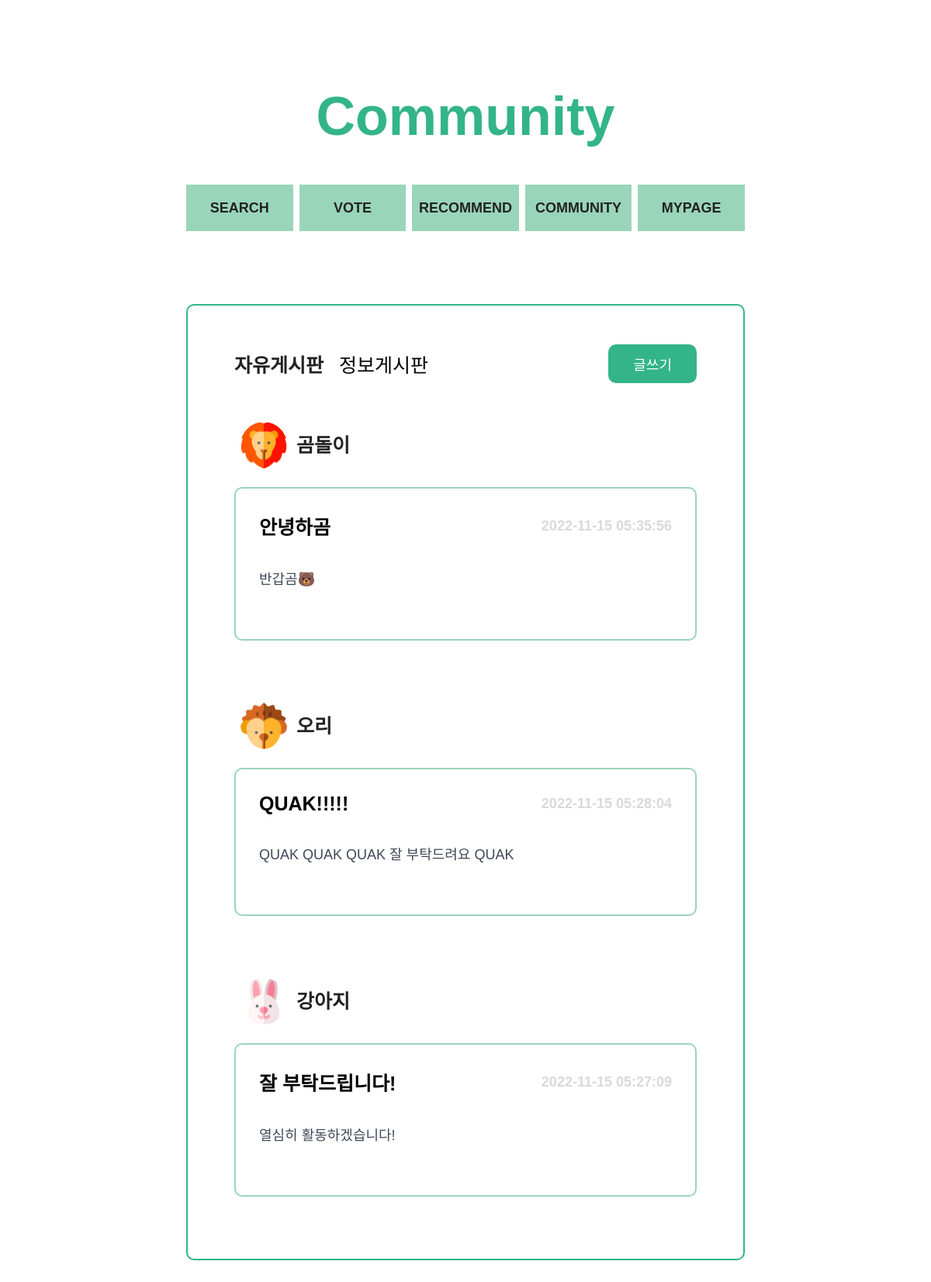
The page /pages/community/index.php on the database its author committed.
### tables this page shows
create table board (
	boardid int not null auto_increment primary key,
	userid varchar(20) not null,
	title varchar(50) not null,
	content varchar(500) not null,
	timestamps timestamp not null DEFAULT CURRENT_TIMESTAMP,
	type varchar(10) not null,
	foreign key (userid) references users (userid)
);

create table users (
	userid varchar(20) not null primary key,
	password varchar(40) not null,
	name varchar(15) not null,
	profile varchar(500) not null
);

### pages/community/index.php (the view, shortened to what this page needs)
<?php
$conn = mysqli_connect("localhost", "team15", "team15", "team15");
$res = array();
$userId = $_SESSION['userId'];
if (mysqli_connect_errno()) {
    echo "<script>alert('Connection fail');</script>";
    exit();
} else {
    $sql = "select f.boardid, f.title, f.content, f.timestamps, u.userid, u.name, u.profile
            from board as f
            inner join users as u on f.userid = u.userid
            where type = 'free'
            order by f.boardid desc";
    if($stmt = mysqli_prepare($conn, $sql)) {
        if(mysqli_stmt_execute($stmt)) {
            mysqli_stmt_bind_result($stmt, $boardid, $title, $content, $time, $writerId, $writer, $writer_profile);
            while(mysqli_stmt_fetch($stmt)) {
                array_push($res, [
                    "boardid" => $boardid,
                    "title" => $title,
                    "content" => $content,
                    "time" => $time,
                    "writerId" => $writerId,
                    "writer" => $writer,
                    "profile" => $writer_profile
                ]);
            }
        } else {
            echo "<script>alert('fail execute the query');</script>";
            exit();
        }
    } else {
        echo "<script>alert('Fail prepare the statement');</script>";
        exit();
    }
}
?>
<!DOCTYPE html>
<html lang="en">
<head>
    <link rel="stylesheet" href="../../index.css">
    <link rel="stylesheet" href="./communityStyle.css">
</head>
<body>
    <div id="contents">
        <header class="title">
            <h1>Community</h1>
        </header>
        <section class="menu">
            <a href="../search/search.php"><h4 class="eachMenu">SEARCH</h4></a>
            <a href="../vote/index.html"><h4 class="eachMenu">VOTE</h4></a>
            <a href="../recommend/index.html"><h4 class="eachMenu">RECOMMEND</h4></a>
            <a href="../community/index.php"><h4 class="eachMenu">COMMUNITY</h4></a>
            <a href="../mypage/index.php"><h4 class="eachMenu">MYPAGE</h4></a>
        </section>
        <section class="board">
            <div class="topMenu">
                <div class="category">
                    <h3 class="free" onclick="location.href='index.php'"><span id="span">자유게시판</span></h3>
                    <h3 class="info" onclick="location.href='community_info.php'">정보게시판</h3>
                </div>
                <?php
                $url = "./community_newPost.php?type=free";
                ?>
                    <button class="button" onclick="location.href='<?=$url?>'">글쓰기</button>
            </div>
            <?php
            for ($i=0; $i < count($res); $i++) {
                if($res[$i]['writerId'] == $userId) {
                    $url = "community_myPost.php?boardid=".$res[$i]['boardid'];
                } else {
                    $url = "community_each.php?boardid=".$res[$i]['boardid'];
                }
            ?>
            <div class="post" onclick="location.href='<?=$url?>'">
                <div class="eachProfile">
                    <img class="profileImg" src=<?=$res[$i]['profile']?>>
                    <p class="nickName"><?=$res[$i]['writer']?></p>
                </div>
                <div class="eachPost">
                    <div class="eachPostTop">
                        <h3 class="eachPostTitle"><?=$res[$i]['title']?></h3>
                        <div class="timeStamp"><?=$res[$i]['time']?></div>
                    </div>
                    <h4 class="postContents">
                        <?=$res[$i]['content']?>
                    </h4>
                </div>
            </div>
            <?php
            }
            ?>
        </section>
    </div>
</body>
</html>

### index.css (style rules this page uses)
:root { --color-white: #ffffff; --color-gray-600: #222222; --color-gray-500: #3E4756; --color-gray-450: #A2ACBD; --color-gray-400: #9A9999; --color-gray-350: #D9D9D9; --color-gray-300: #EEEEEE; --color-blue-600: #1B4965; --color-blue-500: #62B6CB; --color-blue-400: #5FA8D3; --color-blue-300: #98C0F6; --color-blue-200: #CAE9FF; --color-red-300: #F47D79; --color-red-200: #FCA5A5; --color-red-100: #FECACA; --color-green-300: #33B489; --color-green-200: #67C891; --color-green-100: #99D5BA; --color-grad-500: #BEE9E8; --color-grad-400: #ACF2E2; --color-grad-300: #A8F8CF; --color-grad-200: #B6FCB3; --color-grad-100: #F9F871; --font-large: 70px; --font-medium: 35px; --font-regular: 25px; --font-semi-regular : 20px; --font-small:18px; --font-semi-micro: 15px; --font-micro: 13px; --weight-bold: 700; --weight-regular: 400; --weight-light: 300; --border-radius-regular: 10px; --border-radius-small: 5px; --animation-duration: 300ms; --width-large:72rem; --width-medium:65rem; }
* { box-sizing: border-box; font-size: 62.5%; }
body { width: 100%; height: 100%; font-family: "source-han-sans-korean", sans-serif; cursor: default; text-align: center; background-color: var(--color-white); margin: 0; padding: 0; }
a { text-decoration: none; }
button { background-color: transparent; cursor: pointer; border: none; outline: none; padding: 0; }
h1, .title1 { font-size: var(--font-large); font-weight: var(--weight-bold); margin:0; }
h3, .title3 { font-size: var(--font-regular); font-weight: var(--weight-bold); margin:0; }
h4, .title4 { font-size: var(--font-small); font-weight: var(--weight-bold); margin:0; }
#contents { margin: 0 auto; display: flex; flex-direction: column; width: 72rem; padding-bottom: 10rem; }
.title { margin-top:11rem; margin-bottom:2.4rem; }

### pages/community/communityStyle.css (style rules this page uses)
.title { color : var(--color-green-300); font-weight: var(--weight-bold); font-size: var(--font-large); text-align: center; margin-top: 11rem; }
.menu { display: grid; grid-template-columns: 1fr 1fr 1fr 1fr 1fr; column-gap: 0.8rem; width: 100%; height: 6rem; margin: 2.4rem auto; }
.eachMenu { display: flex; align-items: center; justify-content: center; background-color: var(--color-green-100); height: 100%; color: var(--color-gray-600); }
.board { margin-top: 7rem; border: 2px solid var(--color-green-300); border-radius: var(--border-radius-regular); width: 100%; height: max-content; padding: 5rem 6rem 0 6rem; }
.topMenu { display: flex; flex-direction: row; align-items: center; justify-content: space-between; width: 100%; margin-bottom: 5rem; }
.category { display: flex; flex-direction: row; align-items: center; justify-content: space-between; }
.free, .info { margin-right: 2rem; font-weight: var(--weight-regular) }
#span { color: var(--color-gray-600); font-size: var(--font-regular); font-weight: var(--weight-bold); }
.button { width: auto; padding: 1.2rem 3.2rem; background-color: var(--color-green-300); border-radius: var(--border-radius-regular); color: var(--color-white); font-size: var(--font-small); }
.eachPost { margin: 2.4rem auto 8rem auto; border: 2px solid var(--color-green-100); border-radius: var(--border-radius-regular); width: 100%; height: max-content; padding: 3rem; background-color: var(--color-white) }
.eachProfile { display: grid; grid-template-columns: 6rem max-content; column-gap: 1.2rem; height: 6rem; margin-left: 0.8rem; }
.profileImg { width: 6rem; height: 6rem; border-radius: 100%; }
.nickName { color: var(--color-gray-600); font-size: var(--font-regular); font-weight: var(--weight-bold); margin: 0; line-height: 6rem; }
.eachPostTop, .each_eachPostTop { display: flex; flex-direction: row; align-items: center; justify-content: space-between; margin-bottom: 3.6rem; }
.timeStamp { top: 1rem; color: var(--color-gray-350); font-size: var(--font-small); font-weight: var(--weight-bold); }
.eachPostTitle { margin: 0; }
.postContents { color: var(--color-gray-500); font-weight: var(--weight-regular); text-align: left; margin-bottom: 3.6rem; }

### rows shown on the page
board: userid.profile (picture), userid.name "곰돌이", title "안녕하곰", timestamps "2022-11-15 05:35:56", content "반갑곰🐻"
board: userid.profile (picture), userid.name "오리", title "QUAK!!!!!", timestamps "2022-11-15 05:28:04", content "QUAK QUAK QUAK 잘 부탁드려요 QUAK"
board: userid.profile (picture), userid.name "강아지", title "잘 부탁드립니다!", timestamps "2022-11-15 05:27:09", content "열심히 활동하겠습니다!"
